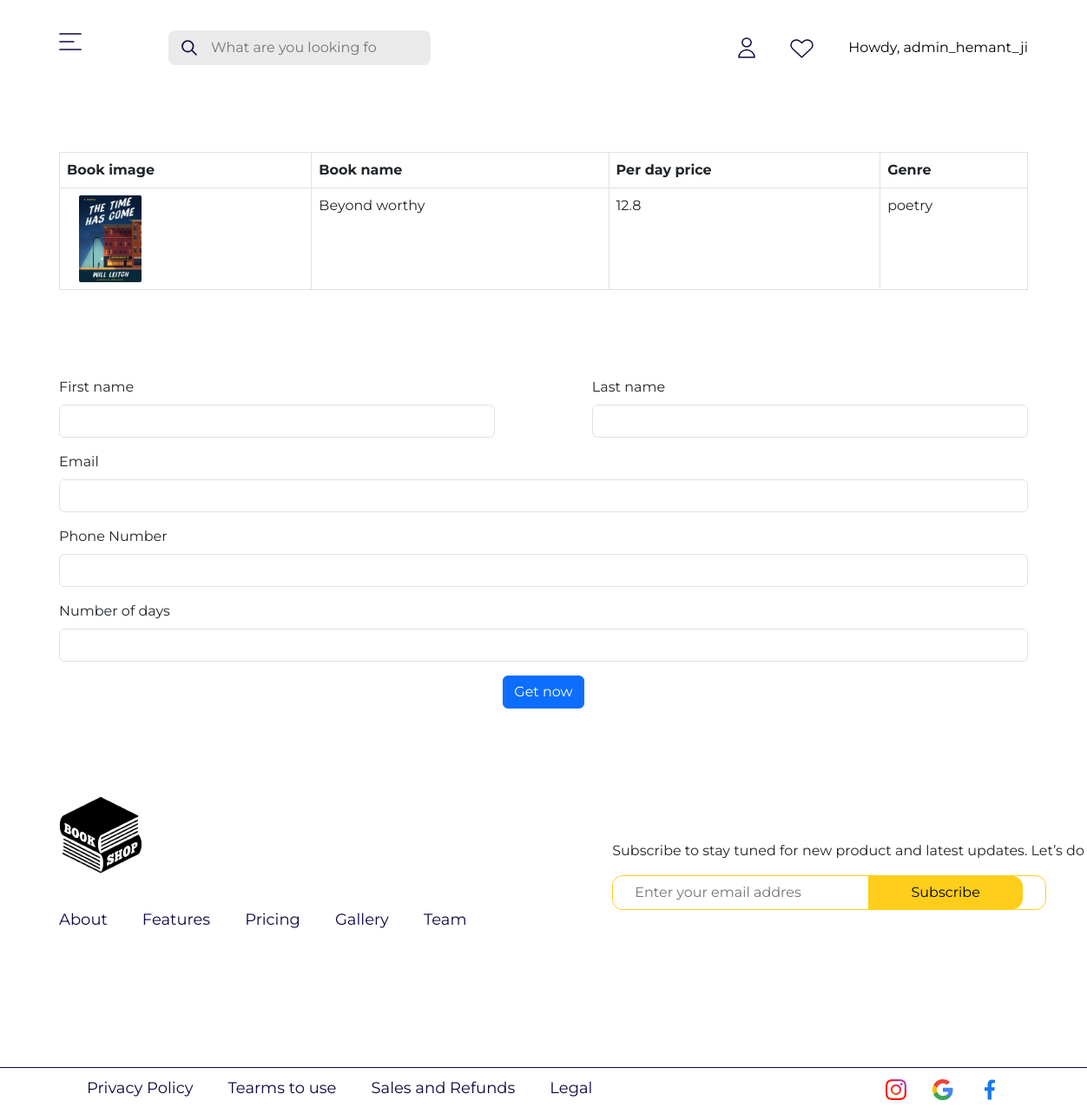
/checkout.php?book_id=1 (signed in), run on the app's committed database.
### tables this page shows
CREATE TABLE `books` (
  `book_id` int(11) NOT NULL,
  `book_name` varchar(255) NOT NULL,
  `book_description` varchar(255) NOT NULL,
  `book_per_day_price` float NOT NULL,
  `book_image` varchar(255) NOT NULL,
  `book_category` varchar(255) NOT NULL
);

### checkout.php (the view, shortened to what this page needs)
<?php include 'includes/header.php' ?>
<?php include 'includes/functions.php' ?>
<?php
    $book_id = $_GET['book_id'];
    $query = "SELECT * FROM books where book_id = $book_id";
    $result = mysqli_query($connection, $query);
    $data = mysqli_fetch_assoc($result);
?>
<?php
if (isset($_SESSION['user_id'])) {
    if (isset($_GET['book_id'])) {
        if ($data !== "") {
            echo '
            <table style="margin-top: 100px;" class="table table-bordered">
                <thead>
                    <tr>
                        <th>Book image</th>
                        <th>Book name</th>
                        <th>Per day price</th>
                        <th>Genre</th>
                    </tr>
                </thead>
                <tbody>
                    <tr>
                    <td><img src="admin/book-images/' . $data['book_image'] . '" alt="Book Image" style="height: 100px; width: 100px; object-fit: contain;"></td>
                        <td>' . $data['book_name'] . '</td>
                        <td>' . $data['book_per_day_price'] . '</td>
                        <td>' . $data['book_category'] . '</td>
                        </tr>
                </tbody>
             </table>';
        }
            echo '
                <form style="margin-top: 100px; margin-bottom: 100px" method="post">
                    <div class="col-xs-4" style="display:flex;justify-content:space-between;">
                        <div style="width:45%" class="mb-3">
                            <label for="email" class="form-label">First name</label>
                            <input type="text" class="form-control" id="username" name="first_name" required>
                        </div>
                        <div style="width:45%" class="mb-3">
                            <label for="email" class="form-label">Last name</label>
                            <input type="text" class="form-control" id="username" name="last_name" required>
                        </div>
                    </div>
                    <div class="mb-3">
                        <label for="email" class="form-label">Email</label>
                        <input type="email" class="form-control" id="username" name="email" required>
                    </div>
                    <div class="mb-3">
                        <label class="form-label">Phone Number</label>
                        <input type="number" class="form-control" id="password" name="phone_number" required>
                    </div>
                    <div class="mb-3">
                        <label for="num_of_days" class="form-label">Number of days</label>
                        <input type="number" min="7" max="30" class="form-control" id="password" name="num_of_days" required>
                    </div>
                    <div class="modal-footer" style="justify-content:center;">
                        <button type="submit" name="book-issue-form" class="btn btn-primary">Get now</button>
                    </div>
                </form>';
    }
} else {
    echo "<div style='margin-top: 100px; margin-bottom: 150px; padding-left: 10px; border-left: 4px solid black;'>Please log in to continue with the checkout process.</div>";
}
?>
<?php include 'includes/footer.php' ?>

### css/style.css (style rules this page uses)
* { margin: 0; padding: 0; font-family: 'Montserrat', sans-serif; }

### checkout.php (style rules this page uses)
* { padding: 0; margin: 0; }

### data on the page
books: book_image (picture), book_name "Beyond worthy", book_per_day_price "12.8", book_category "poetry"

### other printed values
$_SESSION["username"] "admin_hemant_ji"
